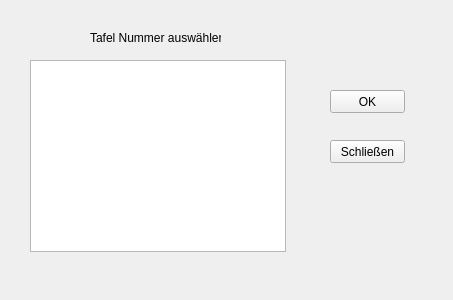
<?xml version="1.0" encoding="UTF-8"?>
<ui version="4.0">
 <class>frmWegtafeln</class>
 <widget class="QWidget" name="frmWegtafeln">
  <property name="geometry">
   <rect>
    <x>0</x>
    <y>0</y>
    <width>453</width>
    <height>300</height>
   </rect>
  </property>
  <property name="windowTitle">
   <string>Wegtafeln</string>
  </property>
  <widget class="QLabel" name="label">
   <property name="geometry">
    <rect>
     <x>90</x>
     <y>30</y>
     <width>131</width>
     <height>16</height>
    </rect>
   </property>
   <property name="text">
    <string>Tafel Nummer auswählen</string>
   </property>
  </widget>
  <widget class="QPushButton" name="btnOK">
   <property name="geometry">
    <rect>
     <x>330</x>
     <y>90</y>
     <width>75</width>
     <height>23</height>
    </rect>
   </property>
   <property name="text">
    <string>OK</string>
   </property>
  </widget>
  <widget class="QPushButton" name="btnAbbrechen">
   <property name="geometry">
    <rect>
     <x>330</x>
     <y>140</y>
     <width>75</width>
     <height>23</height>
    </rect>
   </property>
   <property name="text">
    <string>Schließen</string>
   </property>
  </widget>
  <widget class="QListWidget" name="lstNummern">
   <property name="geometry">
    <rect>
     <x>30</x>
     <y>60</y>
     <width>256</width>
     <height>192</height>
    </rect>
   </property>
  </widget>
 </widget>
 <resources/>
 <connections>
  <connection>
   <sender>btnAbbrechen</sender>
   <signal>clicked()</signal>
   <receiver>frmWegtafeln</receiver>
   <slot>abbrechen()</slot>
   <hints>
    <hint type="sourcelabel">
     <x>374</x>
     <y>154</y>
    </hint>
    <hint type="destinationlabel">
     <x>408</x>
     <y>232</y>
    </hint>
   </hints>
  </connection>
  <connection>
   <sender>btnOK</sender>
   <signal>clicked()</signal>
   <receiver>frmWegtafeln</receiver>
   <slot>zoomtafel()</slot>
   <hints>
    <hint type="sourcelabel">
     <x>366</x>
     <y>101</y>
    </hint>
    <hint type="destinationlabel">
     <x>345</x>
     <y>28</y>
    </hint>
   </hints>
  </connection>
 </connections>
 <slots>
  <slot>abbrechen()</slot>
  <slot>zoomtafel()</slot>
 </slots>
</ui>
